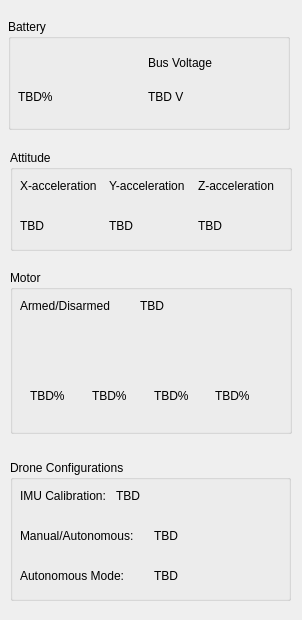
<?xml version="1.0" encoding="UTF-8"?>
<ui version="4.0">
 <class>widget_diagnostics</class>
 <widget class="QWidget" name="widget_diagnostics">
  <property name="geometry">
   <rect>
    <x>0</x>
    <y>0</y>
    <width>302</width>
    <height>620</height>
   </rect>
  </property>
  <property name="maximumSize">
   <size>
    <width>302</width>
    <height>620</height>
   </size>
  </property>
  <property name="windowTitle">
   <string>First Flight Drone - Diagnostics</string>
  </property>
  <property name="layoutDirection">
   <enum>Qt::LeftToRight</enum>
  </property>
  <widget class="QGroupBox" name="groupBox_battery">
   <property name="geometry">
    <rect>
     <x>8</x>
     <y>19</y>
     <width>282</width>
     <height>111</height>
    </rect>
   </property>
   <property name="title">
    <string>Battery</string>
   </property>
   <property name="flat">
    <bool>false</bool>
   </property>
   <property name="checkable">
    <bool>false</bool>
   </property>
   <widget class="QWidget" name="verticalLayoutWidget">
    <property name="geometry">
     <rect>
      <x>10</x>
      <y>30</y>
      <width>101</width>
      <height>61</height>
     </rect>
    </property>
    <layout class="QVBoxLayout" name="verticalLayout">
     <item>
      <widget class="QLabel" name="label_batteryIcon">
       <property name="maximumSize">
        <size>
         <width>32</width>
         <height>32</height>
        </size>
       </property>
       <property name="text">
        <string/>
       </property>
       <property name="pixmap">
        <pixmap>../assets/battery.png</pixmap>
       </property>
       <property name="scaledContents">
        <bool>true</bool>
       </property>
      </widget>
     </item>
     <item>
      <widget class="QLabel" name="label_batteryVal">
       <property name="text">
        <string>TBD%</string>
       </property>
      </widget>
     </item>
    </layout>
   </widget>
   <widget class="QWidget" name="verticalLayoutWidget_2">
    <property name="geometry">
     <rect>
      <x>140</x>
      <y>30</y>
      <width>121</width>
      <height>61</height>
     </rect>
    </property>
    <layout class="QVBoxLayout" name="verticalLayout_2">
     <item>
      <widget class="QLabel" name="label_busVolt">
       <property name="text">
        <string>Bus Voltage</string>
       </property>
      </widget>
     </item>
     <item>
      <widget class="QLabel" name="label_busVoltVal">
       <property name="text">
        <string>TBD V</string>
       </property>
      </widget>
     </item>
    </layout>
   </widget>
  </widget>
  <widget class="QGroupBox" name="groupBox_attitude">
   <property name="geometry">
    <rect>
     <x>10</x>
     <y>150</y>
     <width>282</width>
     <height>101</height>
    </rect>
   </property>
   <property name="title">
    <string>Attitude</string>
   </property>
   <widget class="QWidget" name="horizontalLayoutWidget_2">
    <property name="geometry">
     <rect>
      <x>10</x>
      <y>20</y>
      <width>261</width>
      <height>31</height>
     </rect>
    </property>
    <layout class="QHBoxLayout" name="horizontalLayout_2">
     <item>
      <widget class="QLabel" name="label_roll">
       <property name="text">
        <string>X-acceleration</string>
       </property>
      </widget>
     </item>
     <item>
      <widget class="QLabel" name="label_pitch">
       <property name="text">
        <string>Y-acceleration</string>
       </property>
      </widget>
     </item>
     <item>
      <widget class="QLabel" name="label_yaw">
       <property name="text">
        <string>Z-acceleration</string>
       </property>
      </widget>
     </item>
    </layout>
   </widget>
   <widget class="QWidget" name="horizontalLayoutWidget_3">
    <property name="geometry">
     <rect>
      <x>10</x>
      <y>60</y>
      <width>261</width>
      <height>31</height>
     </rect>
    </property>
    <layout class="QHBoxLayout" name="horizontalLayout_3">
     <item>
      <widget class="QLabel" name="label_rollVal">
       <property name="text">
        <string>TBD</string>
       </property>
      </widget>
     </item>
     <item>
      <widget class="QLabel" name="label_pitchVal">
       <property name="text">
        <string>TBD</string>
       </property>
      </widget>
     </item>
     <item>
      <widget class="QLabel" name="label_yawVal">
       <property name="text">
        <string>TBD</string>
       </property>
      </widget>
     </item>
    </layout>
   </widget>
  </widget>
  <widget class="QGroupBox" name="groupBox">
   <property name="geometry">
    <rect>
     <x>10</x>
     <y>270</y>
     <width>282</width>
     <height>164</height>
    </rect>
   </property>
   <property name="title">
    <string>Motor</string>
   </property>
   <widget class="QWidget" name="verticalLayoutWidget_6">
    <property name="geometry">
     <rect>
      <x>10</x>
      <y>20</y>
      <width>101</width>
      <height>31</height>
     </rect>
    </property>
    <layout class="QVBoxLayout" name="verticalLayout_6">
     <item>
      <widget class="QLabel" name="label_arm">
       <property name="text">
        <string>Armed/Disarmed</string>
       </property>
      </widget>
     </item>
    </layout>
   </widget>
   <widget class="QWidget" name="horizontalLayoutWidget">
    <property name="geometry">
     <rect>
      <x>10</x>
      <y>60</y>
      <width>241</width>
      <height>34</height>
     </rect>
    </property>
    <layout class="QHBoxLayout" name="horizontalLayout">
     <item>
      <widget class="QLabel" name="label_12">
       <property name="maximumSize">
        <size>
         <width>32</width>
         <height>32</height>
        </size>
       </property>
       <property name="toolTip">
        <string>&lt;html&gt;&lt;head/&gt;&lt;body&gt;&lt;p&gt;Motor 1&lt;/p&gt;&lt;/body&gt;&lt;/html&gt;</string>
       </property>
       <property name="text">
        <string/>
       </property>
       <property name="pixmap">
        <pixmap>../assets/propeller.png</pixmap>
       </property>
       <property name="scaledContents">
        <bool>true</bool>
       </property>
      </widget>
     </item>
     <item>
      <widget class="QLabel" name="label_13">
       <property name="maximumSize">
        <size>
         <width>32</width>
         <height>32</height>
        </size>
       </property>
       <property name="toolTip">
        <string>&lt;html&gt;&lt;head/&gt;&lt;body&gt;&lt;p&gt;Motor 2&lt;/p&gt;&lt;/body&gt;&lt;/html&gt;</string>
       </property>
       <property name="text">
        <string/>
       </property>
       <property name="pixmap">
        <pixmap>../assets/propeller.png</pixmap>
       </property>
       <property name="scaledContents">
        <bool>true</bool>
       </property>
      </widget>
     </item>
     <item>
      <widget class="QLabel" name="label_10">
       <property name="maximumSize">
        <size>
         <width>32</width>
         <height>32</height>
        </size>
       </property>
       <property name="toolTip">
        <string>&lt;html&gt;&lt;head/&gt;&lt;body&gt;&lt;p&gt;Motor 3&lt;/p&gt;&lt;/body&gt;&lt;/html&gt;</string>
       </property>
       <property name="text">
        <string/>
       </property>
       <property name="pixmap">
        <pixmap>../assets/propeller.png</pixmap>
       </property>
       <property name="scaledContents">
        <bool>true</bool>
       </property>
      </widget>
     </item>
     <item>
      <widget class="QLabel" name="label_11">
       <property name="maximumSize">
        <size>
         <width>32</width>
         <height>32</height>
        </size>
       </property>
       <property name="toolTip">
        <string>&lt;html&gt;&lt;head/&gt;&lt;body&gt;&lt;p&gt;Motor 4&lt;/p&gt;&lt;/body&gt;&lt;/html&gt;</string>
       </property>
       <property name="text">
        <string/>
       </property>
       <property name="pixmap">
        <pixmap>../assets/propeller.png</pixmap>
       </property>
       <property name="scaledContents">
        <bool>true</bool>
       </property>
      </widget>
     </item>
    </layout>
   </widget>
   <widget class="QWidget" name="horizontalLayoutWidget_4">
    <property name="geometry">
     <rect>
      <x>20</x>
      <y>110</y>
      <width>241</width>
      <height>31</height>
     </rect>
    </property>
    <layout class="QHBoxLayout" name="horizontalLayout_4">
     <item>
      <widget class="QLabel" name="label_motor1Val">
       <property name="text">
        <string>TBD%</string>
       </property>
      </widget>
     </item>
     <item>
      <widget class="QLabel" name="label_motor2Val">
       <property name="text">
        <string>TBD%</string>
       </property>
      </widget>
     </item>
     <item>
      <widget class="QLabel" name="label_motor3Val">
       <property name="text">
        <string>TBD%</string>
       </property>
      </widget>
     </item>
     <item>
      <widget class="QLabel" name="label_motor4Val">
       <property name="text">
        <string>TBD%</string>
       </property>
      </widget>
     </item>
    </layout>
   </widget>
   <widget class="QWidget" name="horizontalLayoutWidget_6">
    <property name="geometry">
     <rect>
      <x>130</x>
      <y>20</y>
      <width>121</width>
      <height>31</height>
     </rect>
    </property>
    <layout class="QHBoxLayout" name="horizontalLayout_6">
     <item>
      <widget class="QLabel" name="label_ch1armVal">
       <property name="text">
        <string>TBD</string>
       </property>
      </widget>
     </item>
    </layout>
   </widget>
   <zorder>verticalLayoutWidget_6</zorder>
   <zorder>horizontalLayoutWidget</zorder>
   <zorder>horizontalLayoutWidget_4</zorder>
   <zorder>horizontalLayoutWidget_6</zorder>
   <zorder>horizontalLayoutWidget_6</zorder>
  </widget>
  <widget class="QGroupBox" name="groupBox_2">
   <property name="geometry">
    <rect>
     <x>10</x>
     <y>460</y>
     <width>281</width>
     <height>141</height>
    </rect>
   </property>
   <property name="title">
    <string>Drone Configurations</string>
   </property>
   <widget class="QWidget" name="horizontalLayoutWidget_5">
    <property name="geometry">
     <rect>
      <x>10</x>
      <y>20</y>
      <width>185</width>
      <height>31</height>
     </rect>
    </property>
    <layout class="QHBoxLayout" name="horizontalLayout_5">
     <item>
      <widget class="QLabel" name="label_IMUcal">
       <property name="text">
        <string>IMU Calibration:</string>
       </property>
      </widget>
     </item>
     <item>
      <widget class="QLabel" name="label_IMUcalVal">
       <property name="text">
        <string>TBD</string>
       </property>
      </widget>
     </item>
    </layout>
   </widget>
   <widget class="QWidget" name="horizontalLayoutWidget_7">
    <property name="geometry">
     <rect>
      <x>10</x>
      <y>60</y>
      <width>261</width>
      <height>31</height>
     </rect>
    </property>
    <layout class="QHBoxLayout" name="horizontalLayout_7">
     <item>
      <widget class="QLabel" name="label_mode">
       <property name="text">
        <string>Manual/Autonomous:</string>
       </property>
      </widget>
     </item>
     <item>
      <widget class="QLabel" name="label_modeVal">
       <property name="text">
        <string>TBD</string>
       </property>
      </widget>
     </item>
    </layout>
   </widget>
   <widget class="QWidget" name="horizontalLayoutWidget_8">
    <property name="geometry">
     <rect>
      <x>10</x>
      <y>100</y>
      <width>261</width>
      <height>31</height>
     </rect>
    </property>
    <layout class="QHBoxLayout" name="horizontalLayout_8">
     <item>
      <widget class="QLabel" name="label_autoMode">
       <property name="text">
        <string>Autonomous Mode:</string>
       </property>
      </widget>
     </item>
     <item>
      <widget class="QLabel" name="label_autoModeVal">
       <property name="text">
        <string>TBD</string>
       </property>
      </widget>
     </item>
    </layout>
   </widget>
  </widget>
 </widget>
 <resources>
  <include location="../assets/resource.qrc"/>
 </resources>
 <connections/>
</ui>
